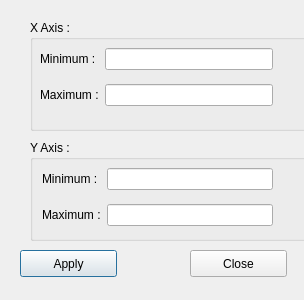
<?xml version="1.0" encoding="UTF-8"?>
<ui version="4.0">
 <class>PlotScaleDialog</class>
 <widget class="QDialog" name="PlotScaleDialog">
  <property name="geometry">
   <rect>
    <x>0</x>
    <y>0</y>
    <width>304</width>
    <height>300</height>
   </rect>
  </property>
  <property name="windowTitle">
   <string>Dialog</string>
  </property>
  <widget class="QGroupBox" name="groupBox">
   <property name="geometry">
    <rect>
     <x>30</x>
     <y>20</y>
     <width>341</width>
     <height>111</height>
    </rect>
   </property>
   <property name="title">
    <string>X Axis :</string>
   </property>
   <widget class="QWidget" name="layoutWidget">
    <property name="geometry">
     <rect>
      <x>10</x>
      <y>20</y>
      <width>233</width>
      <height>74</height>
     </rect>
    </property>
    <layout class="QGridLayout" name="gridLayout_2">
     <item row="0" column="0">
      <widget class="QLabel" name="label">
       <property name="text">
        <string>Minimum : </string>
       </property>
      </widget>
     </item>
     <item row="0" column="1">
      <widget class="QLineEdit" name="xminLE"/>
     </item>
     <item row="1" column="0">
      <widget class="QLabel" name="label_2">
       <property name="text">
        <string>Maximum :</string>
       </property>
      </widget>
     </item>
     <item row="1" column="1">
      <widget class="QLineEdit" name="xmaxLE"/>
     </item>
    </layout>
   </widget>
  </widget>
  <widget class="QGroupBox" name="groupBox_2">
   <property name="geometry">
    <rect>
     <x>30</x>
     <y>140</y>
     <width>331</width>
     <height>101</height>
    </rect>
   </property>
   <property name="title">
    <string>Y Axis :</string>
   </property>
   <widget class="QWidget" name="layoutWidget">
    <property name="geometry">
     <rect>
      <x>12</x>
      <y>20</y>
      <width>231</width>
      <height>74</height>
     </rect>
    </property>
    <layout class="QGridLayout" name="gridLayout">
     <item row="0" column="0">
      <widget class="QLabel" name="label_4">
       <property name="text">
        <string>Minimum : </string>
       </property>
      </widget>
     </item>
     <item row="0" column="1">
      <widget class="QLineEdit" name="yminLE"/>
     </item>
     <item row="1" column="0">
      <widget class="QLabel" name="label_3">
       <property name="text">
        <string>Maximum :</string>
       </property>
      </widget>
     </item>
     <item row="1" column="1">
      <widget class="QLineEdit" name="ymaxLE"/>
     </item>
    </layout>
   </widget>
  </widget>
  <widget class="QPushButton" name="applyButton">
   <property name="geometry">
    <rect>
     <x>20</x>
     <y>250</y>
     <width>97</width>
     <height>27</height>
    </rect>
   </property>
   <property name="text">
    <string>Apply</string>
   </property>
  </widget>
  <widget class="QPushButton" name="closeButton">
   <property name="geometry">
    <rect>
     <x>190</x>
     <y>250</y>
     <width>97</width>
     <height>27</height>
    </rect>
   </property>
   <property name="text">
    <string>Close</string>
   </property>
  </widget>
 </widget>
 <resources/>
 <connections/>
</ui>
